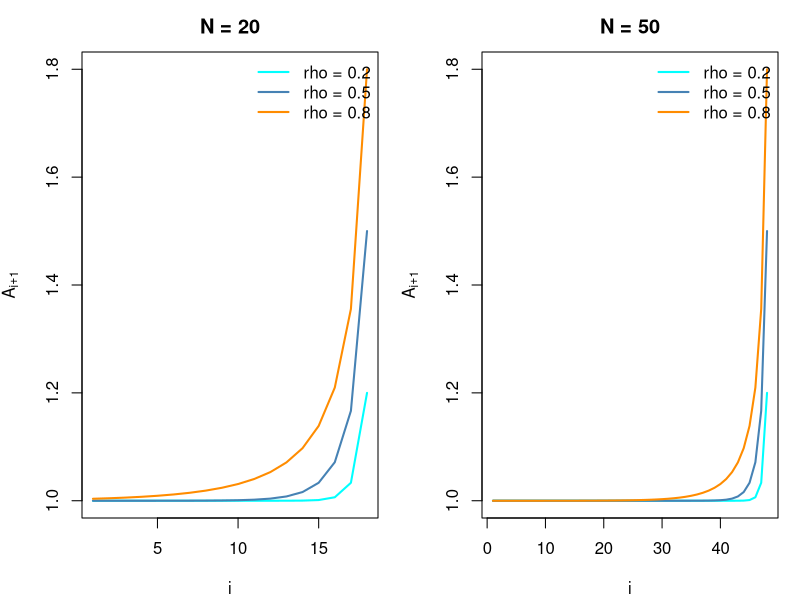

The R source for this figure: (Note: this script raises an error after producing the figure.)
myfun <- function(i, N, rho){
  (1 - rho^(N - i)) / (1 - rho^(N - i - 1))
}

rhos <- c(0.2, 0.5, 0.8)
cols <- c("cyan","steelblue", "darkorange", "firebrick")

plot_for_N <- function(N){
  i <- 1:(N - 2)
  ylist <- lapply(rhos, function(r) myfun(i, N, r))
  ylim <- range(unlist(ylist), finite = TRUE)
  
  plot(i, ylist[[1]], type = "l", lwd = 2, col = cols[1],
       xlab = "i", ylab = expression(frac(A[i], A[i+1])),
       ylim = ylim, main = paste("N =", N))
  
  for(k in 2:length(rhos)){
    lines(i, ylist[[k]], lwd = 2, col = cols[k])
  }
  
  legend("topright", legend = paste0("rho = ", rhos),
         col = cols, lwd = 2, bty = "n")
}

pdf("Ai_over_Ai1_N20_N50.pdf", width = 10, height = 4)
par(mfrow = c(1, 2), mar = c(4, 4, 2.5, 1) + 0.1)

plot_for_N(20)
plot_for_N(50)

dev.off()

###same but for rho>1
myfun <- function(i, N, rho){
  sum(rho^seq(0,N-i-1))/sum(rho^seq(0,N-i-2))
}

rhos <- c(1.2, 2)
cols <- c("cyan","steelblue", "darkorange", "firebrick")

plot_for_N <- function(N){
  i <- 1:(N - 2)
  ylist <- lapply(rhos, function(r) myfun(i, N, r))
  ylim <- range(unlist(ylist), finite = TRUE)
  
  plot(i, ylist[[1]], type = "l", lwd = 2, col = cols[1],
       xlab = "i", ylab = expression(frac(A[i], A[i+1])),
       ylim = ylim, main = paste("N =", N))
  
  for(k in 2:length(rhos)){
    lines(i, ylist[[k]], lwd = 2, col = cols[k])
  }
  
  legend("topright", legend = paste0("rho = ", rhos),
         col = cols, lwd = 2, bty = "n")
}

pdf("Ai_over_Ai1_N20_N50_2.pdf", width = 10, height = 4)
par(mfrow = c(1, 2), mar = c(4, 4, 2.5, 1) + 0.1)

plot_for_N(20)
plot_for_N(50)

dev.off()
